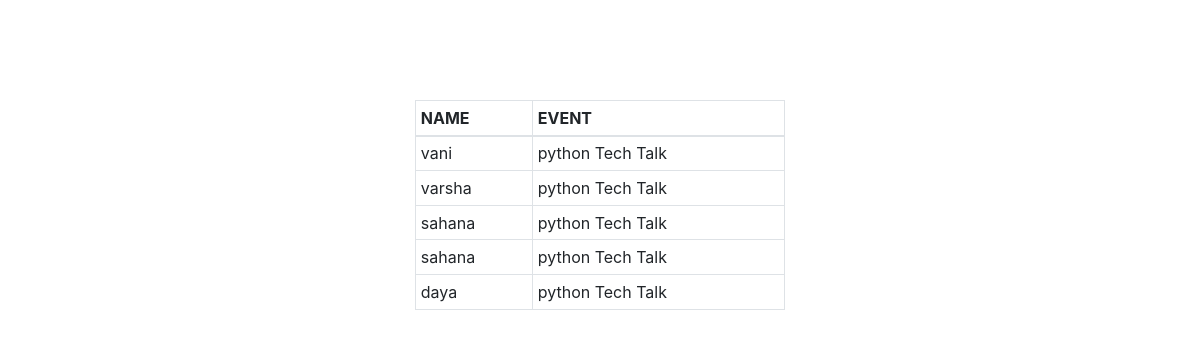
Screenshot of /registered/1/ with the database file from the repository.
### eventform/models.py (models this page shows, shortened)
class Registration(models.Model):
	register_id=models.AutoField(primary_key=True)
	name=models.CharField(max_length=50)
	email=models.EmailField(max_length=50)
	eventname=models.ForeignKey(events,on_delete=models.CASCADE)

class events(models.Model):
	name=models.CharField(max_length=50)
	email=models.EmailField(max_length=50)
	venue=models.CharField(max_length=100)
	date=models.DateField()
	time=models.TimeField()
	eventname=models.CharField(unique=True,max_length=100)
	Amount=models.IntegerField()
	def __str__(self):
		return self.eventname

### eventform/views.py (the view)
# urls.py: path('registered/<int:event_id>/',registered),
def registered(request,event_id):
	user=request.user
	et=events.objects.get(pk=event_id)
	re=Registration.objects.filter(eventname=et)
	return render(request,"registered.html",{"t":re})

### eventform/templates/registered.html (shortened to what this page needs)
<!DOCTYPE html>
<html>
<head>
	<link rel="stylesheet" href="https://stackpath.bootstrapcdn.com/bootstrap/4.3.1/css/bootstrap.min.css">
</head>
<body>
<div class="container">
	<table class="table table-bordered table-sm">
  <thead>
    <tr>
      <th scope="col">NAME</th>
      <th scope="col">EVENT</th>
    </tr>
  </thead>
  <tbody>
  	{%for i in t%}
    <tr>
      <td class="span2">{{i.name}}</td>
      <td class="span2">{{i.eventname}}</td>
    </tr>
    {%endfor%}
  </tbody>
</table>
</div>
</body>
</html>

### eventform/templates/registered.html (style rules this page uses)
.container { width:400px; }
table { position:relative; top:100px; }

### rows the page displays
Registration: name "vani", eventname "python Tech Talk"
Registration: name "varsha", eventname "python Tech Talk"
Registration: name "sahana", eventname "python Tech Talk"
Registration: name "sahana", eventname "python Tech Talk"
Registration: name "daya", eventname "python Tech Talk"
